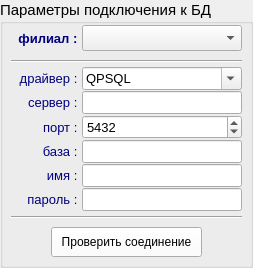
     <widget class="QGroupBox" name="pan_DB_params">
      <property name="font">
       <font>
        <pointsize>11</pointsize>
        <weight>50</weight>
        <bold>false</bold>
       </font>
      </property>
      <property name="title">
       <string>Параметры подключения к БД</string>
      </property>
      <layout class="QFormLayout" name="formLayout_2">
       <property name="fieldGrowthPolicy">
        <enum>QFormLayout::AllNonFixedFieldsGrow</enum>
       </property>
       <property name="horizontalSpacing">
        <number>1</number>
       </property>
       <property name="verticalSpacing">
        <number>1</number>
       </property>
       <property name="leftMargin">
        <number>8</number>
       </property>
       <property name="topMargin">
        <number>1</number>
       </property>
       <property name="rightMargin">
        <number>8</number>
       </property>
       <property name="bottomMargin">
        <number>8</number>
       </property>
       <item row="1" column="0">
        <widget class="Line" name="line_4">
         <property name="lineWidth">
          <number>0</number>
         </property>
         <property name="orientation">
          <enum>Qt::Horizontal</enum>
         </property>
        </widget>
       </item>
       <item row="2" column="0" colspan="2">
        <widget class="Line" name="line_6">
         <property name="minimumSize">
          <size>
           <width>100</width>
           <height>10</height>
          </size>
         </property>
         <property name="orientation">
          <enum>Qt::Horizontal</enum>
         </property>
        </widget>
       </item>
       <item row="4" column="0">
        <widget class="QLabel" name="label">
         <property name="minimumSize">
          <size>
           <width>70</width>
           <height>0</height>
          </size>
         </property>
         <property name="maximumSize">
          <size>
           <width>70</width>
           <height>16777215</height>
          </size>
         </property>
         <property name="palette">
          <palette>
           <active>
            <colorrole role="WindowText">
             <brush brushstyle="SolidPattern">
              <color alpha="255">
               <red>0</red>
               <green>0</green>
               <blue>127</blue>
              </color>
             </brush>
            </colorrole>
           </active>
           <inactive>
            <colorrole role="WindowText">
             <brush brushstyle="SolidPattern">
              <color alpha="255">
               <red>0</red>
               <green>0</green>
               <blue>127</blue>
              </color>
             </brush>
            </colorrole>
           </inactive>
           <disabled>
            <colorrole role="WindowText">
             <brush brushstyle="SolidPattern">
              <color alpha="255">
               <red>106</red>
               <green>104</green>
               <blue>100</blue>
              </color>
             </brush>
            </colorrole>
           </disabled>
          </palette>
         </property>
         <property name="font">
          <font>
           <pointsize>10</pointsize>
           <weight>50</weight>
           <bold>false</bold>
          </font>
         </property>
         <property name="text">
          <string>сервер : </string>
         </property>
         <property name="alignment">
          <set>Qt::AlignRight|Qt::AlignTrailing|Qt::AlignVCenter</set>
         </property>
        </widget>
       </item>
       <item row="4" column="1">
        <widget class="QLineEdit" name="tc_host">
         <property name="minimumSize">
          <size>
           <width>100</width>
           <height>0</height>
          </size>
         </property>
         <property name="font">
          <font>
           <pointsize>10</pointsize>
           <weight>50</weight>
           <bold>false</bold>
          </font>
         </property>
        </widget>
       </item>
       <item row="5" column="0">
        <widget class="QLabel" name="label_10">
         <property name="minimumSize">
          <size>
           <width>70</width>
           <height>0</height>
          </size>
         </property>
         <property name="maximumSize">
          <size>
           <width>70</width>
           <height>16777215</height>
          </size>
         </property>
         <property name="palette">
          <palette>
           <active>
            <colorrole role="WindowText">
             <brush brushstyle="SolidPattern">
              <color alpha="255">
               <red>0</red>
               <green>0</green>
               <blue>127</blue>
              </color>
             </brush>
            </colorrole>
           </active>
           <inactive>
            <colorrole role="WindowText">
             <brush brushstyle="SolidPattern">
              <color alpha="255">
               <red>0</red>
               <green>0</green>
               <blue>127</blue>
              </color>
             </brush>
            </colorrole>
           </inactive>
           <disabled>
            <colorrole role="WindowText">
             <brush brushstyle="SolidPattern">
              <color alpha="255">
               <red>106</red>
               <green>104</green>
               <blue>100</blue>
              </color>
             </brush>
            </colorrole>
           </disabled>
          </palette>
         </property>
         <property name="font">
          <font>
           <pointsize>10</pointsize>
           <weight>50</weight>
           <bold>false</bold>
          </font>
         </property>
         <property name="text">
          <string>порт : </string>
         </property>
         <property name="alignment">
          <set>Qt::AlignRight|Qt::AlignTrailing|Qt::AlignVCenter</set>
         </property>
        </widget>
       </item>
       <item row="5" column="1">
        <widget class="QSpinBox" name="spin_port">
         <property name="font">
          <font>
           <pointsize>10</pointsize>
           <weight>50</weight>
           <bold>false</bold>
          </font>
         </property>
         <property name="maximum">
          <number>10000</number>
         </property>
         <property name="value">
          <number>5432</number>
         </property>
        </widget>
       </item>
       <item row="6" column="0">
        <widget class="QLabel" name="label_3">
         <property name="minimumSize">
          <size>
           <width>70</width>
           <height>0</height>
          </size>
         </property>
         <property name="maximumSize">
          <size>
           <width>70</width>
           <height>16777215</height>
          </size>
         </property>
         <property name="palette">
          <palette>
           <active>
            <colorrole role="WindowText">
             <brush brushstyle="SolidPattern">
              <color alpha="255">
               <red>0</red>
               <green>0</green>
               <blue>127</blue>
              </color>
             </brush>
            </colorrole>
           </active>
           <inactive>
            <colorrole role="WindowText">
             <brush brushstyle="SolidPattern">
              <color alpha="255">
               <red>0</red>
               <green>0</green>
               <blue>127</blue>
              </color>
             </brush>
            </colorrole>
           </inactive>
           <disabled>
            <colorrole role="WindowText">
             <brush brushstyle="SolidPattern">
              <color alpha="255">
               <red>106</red>
               <green>104</green>
               <blue>100</blue>
              </color>
             </brush>
            </colorrole>
           </disabled>
          </palette>
         </property>
         <property name="font">
          <font>
           <pointsize>10</pointsize>
           <weight>50</weight>
           <bold>false</bold>
          </font>
         </property>
         <property name="text">
          <string>база : </string>
         </property>
         <property name="alignment">
          <set>Qt::AlignRight|Qt::AlignTrailing|Qt::AlignVCenter</set>
         </property>
        </widget>
       </item>
       <item row="6" column="1">
        <widget class="QLineEdit" name="tc_base">
         <property name="minimumSize">
          <size>
           <width>100</width>
           <height>0</height>
          </size>
         </property>
         <property name="font">
          <font>
           <pointsize>10</pointsize>
           <weight>50</weight>
           <bold>false</bold>
          </font>
         </property>
        </widget>
       </item>
       <item row="7" column="0">
        <widget class="QLabel" name="label_4">
         <property name="minimumSize">
          <size>
           <width>70</width>
           <height>0</height>
          </size>
         </property>
         <property name="maximumSize">
          <size>
           <width>70</width>
           <height>16777215</height>
          </size>
         </property>
         <property name="palette">
          <palette>
           <active>
            <colorrole role="WindowText">
             <brush brushstyle="SolidPattern">
              <color alpha="255">
               <red>0</red>
               <green>0</green>
               <blue>127</blue>
              </color>
             </brush>
            </colorrole>
           </active>
           <inactive>
            <colorrole role="WindowText">
             <brush brushstyle="SolidPattern">
              <color alpha="255">
               <red>0</red>
               <green>0</green>
               <blue>127</blue>
              </color>
             </brush>
            </colorrole>
           </inactive>
           <disabled>
            <colorrole role="WindowText">
             <brush brushstyle="SolidPattern">
              <color alpha="255">
               <red>106</red>
               <green>104</green>
               <blue>100</blue>
              </color>
             </brush>
            </colorrole>
           </disabled>
          </palette>
         </property>
         <property name="font">
          <font>
           <pointsize>10</pointsize>
           <weight>50</weight>
           <bold>false</bold>
          </font>
         </property>
         <property name="text">
          <string>имя : </string>
         </property>
         <property name="alignment">
          <set>Qt::AlignRight|Qt::AlignTrailing|Qt::AlignVCenter</set>
         </property>
        </widget>
       </item>
       <item row="7" column="1">
        <widget class="QLineEdit" name="tc_user">
         <property name="minimumSize">
          <size>
           <width>100</width>
           <height>0</height>
          </size>
         </property>
         <property name="font">
          <font>
           <pointsize>10</pointsize>
           <weight>50</weight>
           <bold>false</bold>
          </font>
         </property>
        </widget>
       </item>
       <item row="8" column="0">
        <widget class="QLabel" name="label_5">
         <property name="minimumSize">
          <size>
           <width>70</width>
           <height>0</height>
          </size>
         </property>
         <property name="maximumSize">
          <size>
           <width>70</width>
           <height>16777215</height>
          </size>
         </property>
         <property name="palette">
          <palette>
           <active>
            <colorrole role="WindowText">
             <brush brushstyle="SolidPattern">
              <color alpha="255">
               <red>0</red>
               <green>0</green>
               <blue>127</blue>
              </color>
             </brush>
            </colorrole>
           </active>
           <inactive>
            <colorrole role="WindowText">
             <brush brushstyle="SolidPattern">
              <color alpha="255">
               <red>0</red>
               <green>0</green>
               <blue>127</blue>
              </color>
             </brush>
            </colorrole>
           </inactive>
           <disabled>
            <colorrole role="WindowText">
             <brush brushstyle="SolidPattern">
              <color alpha="255">
               <red>106</red>
               <green>104</green>
               <blue>100</blue>
              </color>
             </brush>
            </colorrole>
           </disabled>
          </palette>
         </property>
         <property name="font">
          <font>
           <pointsize>10</pointsize>
           <weight>50</weight>
           <bold>false</bold>
          </font>
         </property>
         <property name="text">
          <string>пароль : </string>
         </property>
         <property name="alignment">
          <set>Qt::AlignRight|Qt::AlignTrailing|Qt::AlignVCenter</set>
         </property>
        </widget>
       </item>
       <item row="8" column="1">
        <widget class="QLineEdit" name="tc_pass">
         <property name="minimumSize">
          <size>
           <width>100</width>
           <height>0</height>
          </size>
         </property>
         <property name="font">
          <font>
           <pointsize>10</pointsize>
           <weight>50</weight>
           <bold>false</bold>
          </font>
         </property>
        </widget>
       </item>
       <item row="9" column="0" colspan="2">
        <widget class="Line" name="line_5">
         <property name="minimumSize">
          <size>
           <width>100</width>
           <height>10</height>
          </size>
         </property>
         <property name="orientation">
          <enum>Qt::Horizontal</enum>
         </property>
        </widget>
       </item>
       <item row="10" column="0">
        <widget class="Line" name="line_3">
         <property name="lineWidth">
          <number>0</number>
         </property>
         <property name="orientation">
          <enum>Qt::Horizontal</enum>
         </property>
        </widget>
       </item>
       <item row="11" column="0" colspan="2">
        <layout class="QHBoxLayout" name="horizontalLayout_2">
         <item>
          <spacer name="horizontalSpacer">
           <property name="orientation">
            <enum>Qt::Horizontal</enum>
           </property>
           <property name="sizeHint" stdset="0">
            <size>
             <width>40</width>
             <height>20</height>
            </size>
           </property>
          </spacer>
         </item>
         <item>
          <widget class="QPushButton" name="bn_save_DB_params">
           <property name="minimumSize">
            <size>
             <width>100</width>
             <height>30</height>
            </size>
           </property>
           <property name="palette">
            <palette>
             <active>
              <colorrole role="Button">
               <brush brushstyle="SolidPattern">
                <color alpha="255">
                 <red>255</red>
                 <green>255</green>
                 <blue>255</blue>
                </color>
               </brush>
              </colorrole>
             </active>
             <inactive>
              <colorrole role="Button">
               <brush brushstyle="SolidPattern">
                <color alpha="255">
                 <red>255</red>
                 <green>255</green>
                 <blue>255</blue>
                </color>
               </brush>
              </colorrole>
             </inactive>
             <disabled>
              <colorrole role="Button">
               <brush brushstyle="SolidPattern">
                <color alpha="255">
                 <red>255</red>
                 <green>255</green>
                 <blue>255</blue>
                </color>
               </brush>
              </colorrole>
             </disabled>
            </palette>
           </property>
           <property name="font">
            <font>
             <pointsize>9</pointsize>
             <weight>50</weight>
             <bold>false</bold>
            </font>
           </property>
           <property name="text">
            <string>  Проверить соединение  </string>
           </property>
          </widget>
         </item>
         <item>
          <spacer name="horizontalSpacer_2">
           <property name="orientation">
            <enum>Qt::Horizontal</enum>
           </property>
           <property name="sizeHint" stdset="0">
            <size>
             <width>40</width>
             <height>20</height>
            </size>
           </property>
          </spacer>
         </item>
        </layout>
       </item>
       <item row="0" column="0">
        <widget class="QLabel" name="label_2">
         <property name="minimumSize">
          <size>
           <width>70</width>
           <height>0</height>
          </size>
         </property>
         <property name="maximumSize">
          <size>
           <width>70</width>
           <height>16777215</height>
          </size>
         </property>
         <property name="palette">
          <palette>
           <active>
            <colorrole role="WindowText">
             <brush brushstyle="SolidPattern">
              <color alpha="255">
               <red>0</red>
               <green>0</green>
               <blue>127</blue>
              </color>
             </brush>
            </colorrole>
           </active>
           <inactive>
            <colorrole role="WindowText">
             <brush brushstyle="SolidPattern">
              <color alpha="255">
               <red>0</red>
               <green>0</green>
               <blue>127</blue>
              </color>
             </brush>
            </colorrole>
           </inactive>
           <disabled>
            <colorrole role="WindowText">
             <brush brushstyle="SolidPattern">
              <color alpha="255">
               <red>106</red>
               <green>104</green>
               <blue>100</blue>
              </color>
             </brush>
            </colorrole>
           </disabled>
          </palette>
         </property>
         <property name="font">
          <font>
           <pointsize>10</pointsize>
           <weight>75</weight>
           <bold>true</bold>
          </font>
         </property>
         <property name="text">
          <string>филиал : </string>
         </property>
         <property name="alignment">
          <set>Qt::AlignRight|Qt::AlignTrailing|Qt::AlignVCenter</set>
         </property>
        </widget>
       </item>
       <item row="0" column="1">
        <widget class="QComboBox" name="combo_filial"/>
       </item>
       <item row="3" column="0">
        <widget class="QLabel" name="label_9">
         <property name="minimumSize">
          <size>
           <width>70</width>
           <height>0</height>
          </size>
         </property>
         <property name="maximumSize">
          <size>
           <width>70</width>
           <height>16777215</height>
          </size>
         </property>
         <property name="palette">
          <palette>
           <active>
            <colorrole role="WindowText">
             <brush brushstyle="SolidPattern">
              <color alpha="255">
               <red>0</red>
               <green>0</green>
               <blue>127</blue>
              </color>
             </brush>
            </colorrole>
           </active>
           <inactive>
            <colorrole role="WindowText">
             <brush brushstyle="SolidPattern">
              <color alpha="255">
               <red>0</red>
               <green>0</green>
               <blue>127</blue>
              </color>
             </brush>
            </colorrole>
           </inactive>
           <disabled>
            <colorrole role="WindowText">
             <brush brushstyle="SolidPattern">
              <color alpha="255">
               <red>106</red>
               <green>104</green>
               <blue>100</blue>
              </color>
             </brush>
            </colorrole>
           </disabled>
          </palette>
         </property>
         <property name="font">
          <font>
           <pointsize>10</pointsize>
           <weight>50</weight>
           <bold>false</bold>
          </font>
         </property>
         <property name="text">
          <string>драйвер : </string>
         </property>
         <property name="alignment">
          <set>Qt::AlignRight|Qt::AlignTrailing|Qt::AlignVCenter</set>
         </property>
        </widget>
       </item>
       <item row="3" column="1">
        <widget class="QComboBox" name="combo_driver">
         <property name="font">
          <font>
           <pointsize>10</pointsize>
           <weight>50</weight>
           <bold>false</bold>
          </font>
         </property>
         <property name="editable">
          <bool>true</bool>
         </property>
         <item>
          <property name="text">
           <string>QPSQL</string>
          </property>
         </item>
         <item>
          <property name="text">
           <string>QIBASE</string>
          </property>
         </item>
        </widget>
       </item>
      </layout>
     </widget>
